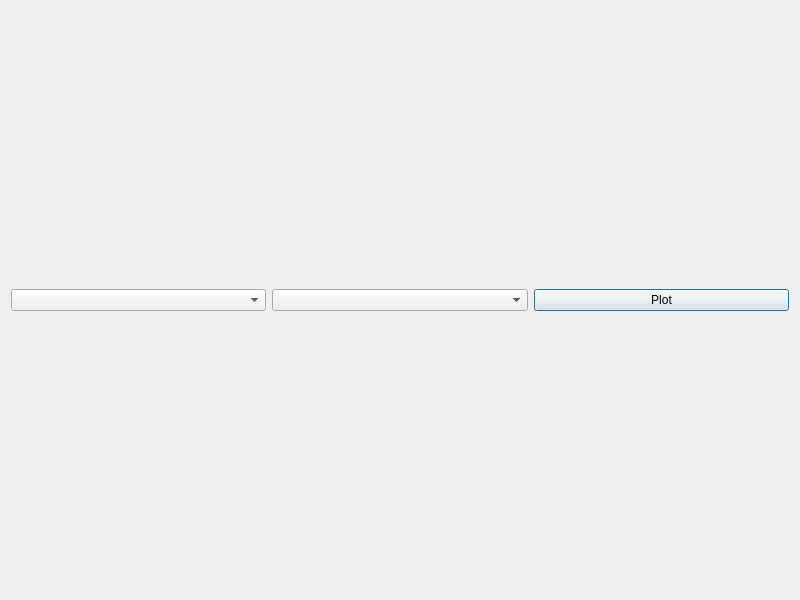
<?xml version="1.0" encoding="UTF-8"?>
<ui version="4.0">
 <class>DataInspector</class>
 <widget class="QDialog" name="DataInspector">
  <property name="geometry">
   <rect>
    <x>0</x>
    <y>0</y>
    <width>800</width>
    <height>600</height>
   </rect>
  </property>
  <property name="windowTitle">
   <string>Data Inspector</string>
  </property>
  <layout class="QVBoxLayout" name="verticalLayout_2">
   <item>
    <layout class="QVBoxLayout" name="main_layout">
     <item>
      <layout class="QHBoxLayout" name="commands_layout">
       <item>
        <widget class="QComboBox" name="cbFirstParam"/>
       </item>
       <item>
        <widget class="QComboBox" name="cbSecondParam"/>
       </item>
       <item>
        <widget class="QPushButton" name="pbPlot">
         <property name="text">
          <string>Plot</string>
         </property>
        </widget>
       </item>
      </layout>
     </item>
    </layout>
   </item>
  </layout>
 </widget>
 <resources/>
 <connections/>
</ui>
